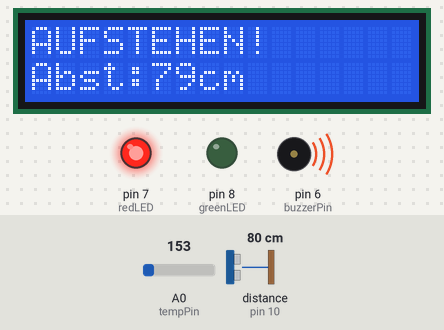
A sketch run on a simulated Arduino Uno, built with avr-gcc and run on an emulated ATmega328P. Shown: 16×2 character LCD, output pins drawn as LEDs (lit = HIGH), buzzer (waves = sounding). Wiring (inferred from the names in the program): ultrasonic range finder: trigger pin 9; echo pin 10. Inputs (shaded band) come from the test bench; at power-on: distance to the obstacle (sensor on pin 10) 80 cm, A0 (tempPin) = 153. The echo pulse lasts 58.3 µs per cm; pins used as bus, display or sensor lines are not drawn.

Above: at 4.2 s.
4.3 s: distance to the obstacle (sensor on pin 10) set to 95 cm
At 7.0 s:
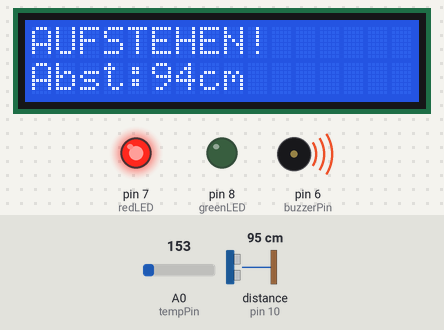
11.9 s: distance to the obstacle (sensor on pin 10) set to 106 cm
At 14.0 s:
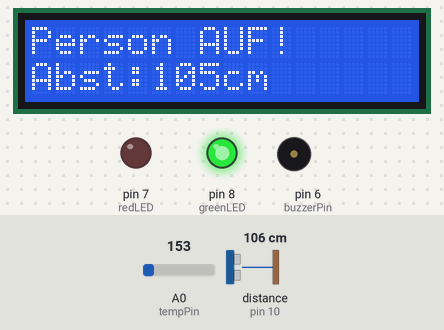
19.3 s: A0 (tempPin) set to 165
At 26.2 s:
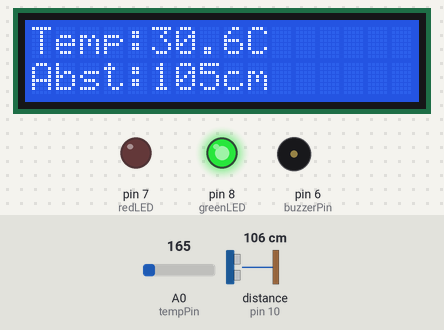
26.9 s: A0 (tempPin) set to 175
At 31.9 s:
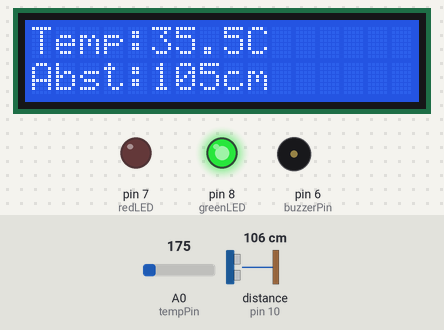
34.4 s: distance to the obstacle (sensor on pin 10) set to 2 cm
At 39.8 s:
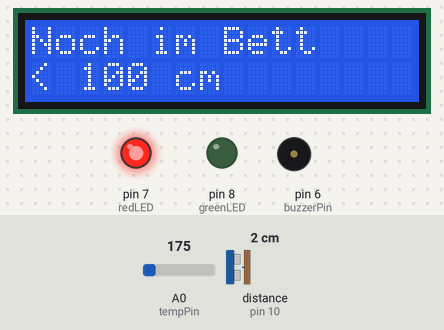
Timing chart, 0 to 41.9 s (numbered marks = the images above; inputs shaded):
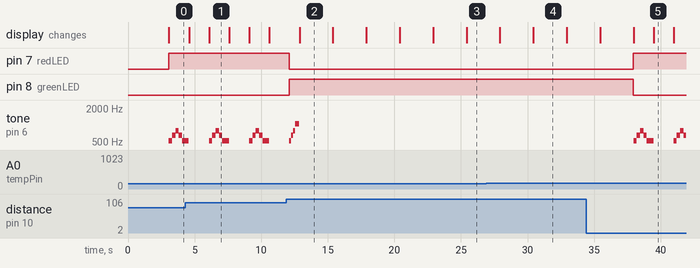

The sketch:

smart_alarm_system.ino
```cpp
#include <LiquidCrystal.h>

LiquidCrystal lcd(12, 11, 5, 4, 3, 2);

const int buzzerPin = 6;
const int redLED = 7;
const int greenLED = 8;

const int trigPin = 9;
const int echoPin = 10;

const int tempPin = A0;

bool personWarAuf = false;

void setup()
{
  pinMode(buzzerPin, OUTPUT);
  pinMode(redLED, OUTPUT);
  pinMode(greenLED, OUTPUT);

  pinMode(trigPin, OUTPUT);
  pinMode(echoPin, INPUT);

  lcd.begin(16, 2);

  lcd.clear();
  lcd.setCursor(0, 0);
  lcd.print("SMART HOME");
  lcd.setCursor(0, 1);
  lcd.print("Wecker System");

  delay(3000);
}

void loop()
{
  // Abstand messen
  digitalWrite(trigPin, LOW);
  delayMicroseconds(2);

  digitalWrite(trigPin, HIGH);
  delayMicroseconds(10);

  digitalWrite(trigPin, LOW);

  long dauer = pulseIn(echoPin, HIGH);
  float abstand = dauer * 0.0343 / 2;

  // Temperatur messen
  int sensorWert = analogRead(tempPin);
  float spannung = sensorWert * 5.0 / 1023.0;
  float temperatur = (spannung - 0.5) * 100;

  // Person noch nicht aufgestanden
  if (abstand < 100)
  {
    personWarAuf = false;

    digitalWrite(redLED, HIGH);
    digitalWrite(greenLED, LOW);

    lcd.clear();
    lcd.setCursor(0, 0);
    lcd.print("AUFSTEHEN!");

    lcd.setCursor(0, 1);
    lcd.print("Abst:");
    lcd.print((int)abstand);
    lcd.print("cm");

    // Weckmelodie
    tone(buzzerPin, 523);
    delay(250);

    tone(buzzerPin, 659);
    delay(250);

    tone(buzzerPin, 784);
    delay(250);

    tone(buzzerPin, 659);
    delay(250);

    tone(buzzerPin, 523);
    delay(500);

    noTone(buzzerPin);

    lcd.clear();
    lcd.setCursor(0, 0);
    lcd.print("Noch im Bett");

    lcd.setCursor(0, 1);
    lcd.print("< 100 cm");

    delay(1500);
  }

  // Person ist aufgestanden
  else
  {
    digitalWrite(redLED, LOW);
    digitalWrite(greenLED, HIGH);

    // Erfolgsmelodie nur einmal
    if (!personWarAuf)
    {
      tone(buzzerPin, 523);
      delay(150);

      tone(buzzerPin, 659);
      delay(150);

      tone(buzzerPin, 784);
      delay(150);

      tone(buzzerPin, 1047);
      delay(300);

      noTone(buzzerPin);

      personWarAuf = true;
    }

    lcd.clear();

    lcd.setCursor(0, 0);
    lcd.print("Person AUF!");

    lcd.setCursor(0, 1);
    lcd.print("Abst:");
    lcd.print((int)abstand);
    lcd.print("cm");

    delay(2500);

    lcd.clear();

    lcd.setCursor(0, 0);
    lcd.print("Temp:");
    lcd.print(temperatur, 1);
    lcd.print("C");

    lcd.setCursor(0, 1);
    lcd.print("Abst:");
    lcd.print((int)abstand);
    lcd.print("cm");

    delay(2500);
  }
}
```

Measured:
- the behaviour switches between 100 and 101 cm on distance to the obstacle (sensor on pin 10) (found by bisection; images 1 and 2)
- after the input at 4.3 s, the display: first differs from a run without the input after 1.8 s (image 1)
- after the input at 11.9 s, pin 7 (redLED): HIGH → LOW after 0.22 s; pin 8 (greenLED): LOW → HIGH after 0.22 s; the display: changes after 0.98 s (image 2)
- after the input at 19.3 s, the display: first differs from a run without the input after 6.1 s (image 3)
- after the input at 26.9 s, the display: first differs from a run without the input after 3.5 s (image 4)
- after the input at 34.4 s, pin 7 (redLED): LOW → HIGH after 3.6 s; pin 8 (greenLED): HIGH → LOW after 3.6 s
- by itself, tone on pin 6 (buzzerPin): plays 523 Hz for 0.25 s, 659 Hz for 0.25 s, 784 Hz for 0.25 s, 659 Hz for 0.25 s, 523 Hz for 0.50 s, 523 Hz for 0.25 s … (10 notes in this stretch)
